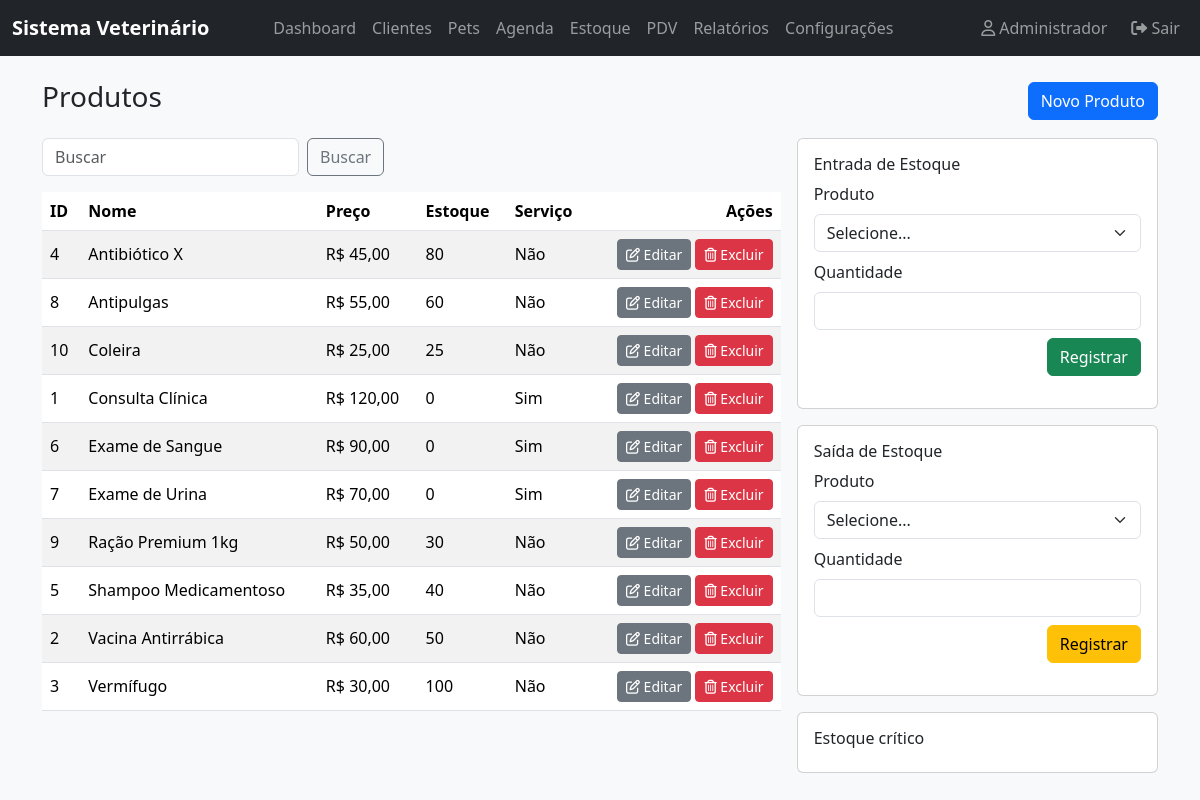
The app's page /public/products (signed in) with its own data.
### tables this page shows
CREATE TABLE `products` (
  `id` INT UNSIGNED NOT NULL AUTO_INCREMENT,
  `name` VARCHAR(150) NOT NULL,
  `description` TEXT DEFAULT NULL,
  `price` DECIMAL(10, 2) NOT NULL,
  `stock_quantity` INT NOT NULL DEFAULT 0,
  `min_stock_level` INT NOT NULL DEFAULT 0,
  `is_service` TINYINT(1) NOT NULL DEFAULT 0,  
  `created_at` TIMESTAMP NOT NULL DEFAULT CURRENT_TIMESTAMP,
  `updated_at` TIMESTAMP NOT NULL DEFAULT CURRENT_TIMESTAMP ON UPDATE CURRENT_TIMESTAMP,
  PRIMARY KEY (`id`),
  KEY `idx_name` (`name`)
);

### src/controllers/ProductsController.php (called while the page is built, shortened)
<?php
require_once __DIR__ . '/../models/ProductModel.php';
class ProductsController {
    public static function index(): void {
        $q = sanitize_string($_GET['q'] ?? '');
        [$products, $total] = ProductModel::paginate($q, 100, 0);
        render('products/index', compact('products','q','total','low'));
    }
}

### public/index.php (called while the page is built)
<?php
require_once __DIR__ . '/../router.php';

### src/helpers/security.php (called while the page is built, shortened)
<?php
function e($value): string {
    return htmlspecialchars((string)$value, ENT_QUOTES | ENT_SUBSTITUTE, 'UTF-8');
}

### src/models/ProductModel.php (called while the page is built, shortened)
<?php
require_once __DIR__ . '/../helpers/db.php';
class ProductModel {
    public static function paginate(string $q = '', int $limit = 50, int $offset = 0): array {
        $pdo = DB::getConnection();
        $where = '';
        $params = [];
        $stmt = $pdo->prepare("SELECT SQL_CALC_FOUND_ROWS * FROM products $where ORDER BY name LIMIT :limit OFFSET :offset");
        $stmt->bindValue(':limit', $limit, PDO::PARAM_INT);
        $stmt->bindValue(':offset', $offset, PDO::PARAM_INT);
        $stmt->execute();
        $rows = $stmt->fetchAll();
        $total = (int)DB::getConnection()->query('SELECT FOUND_ROWS()')->fetchColumn();
        return [$rows, $total];
    }
}

### src/helpers/db.php (called while the page is built, shortened)
<?php
class DB {
    private static ?PDO $instance = null;
    public static function getConnection(): PDO {
        if (self::$instance === null) {
            $dsn = 'mysql:host=' . DB_HOST . ';dbname=' . DB_NAME . ';charset=' . DB_CHARSET;
            $options = [
                PDO::ATTR_ERRMODE => PDO::ERRMODE_EXCEPTION,
                PDO::ATTR_DEFAULT_FETCH_MODE => PDO::FETCH_ASSOC,
                PDO::ATTR_EMULATE_PREPARES => false,
            ];
            try {
                self::$instance = new PDO($dsn, DB_USER, DB_PASS, $options);
            } catch (PDOException $e) {
                if (APP_ENV === 'development') {
                    die('Erro de conexão: ' . htmlspecialchars($e->getMessage()));
                }
                error_log('DB connection failed');
                http_response_code(500);
                exit('Erro interno');
            }
        }
        return self::$instance;
    }
}

### src/views/products/index.php (the view, shortened to what this page needs)
<div class="d-flex justify-content-between align-items-center mb-3">
  <h3>Produtos</h3>
  <button class="btn btn-primary" data-bs-toggle="modal" data-bs-target="#productModal">Novo Produto</button>
</div>
<div class="row g-3">
  <div class="col-md-8">
    <form class="row g-2 mb-3" method="get" action="<?= e(APP_URL) ?>/products">
      <div class="col-auto"><input class="form-control" name="q" placeholder="Buscar" value="<?= e($q ?? '') ?>"></div>
      <div class="col-auto"><button class="btn btn-outline-secondary">Buscar</button></div>
    </form>
    <div class="table-responsive">
      <table class="table table-striped table-hover align-middle">
        <thead><tr><th>ID</th><th>Nome</th><th>Preço</th><th>Estoque</th><th>Serviço</th><th class="text-end">Ações</th></tr></thead>
        <tbody>
          <?php foreach (($products ?? []) as $p): ?>
            <tr>
              <td><?= e($p['id']) ?></td>
              <td><?= e($p['name']) ?></td>
              <td>R$ <?= number_format((float)$p['price'], 2, ',', '.') ?></td>
              <td><?= e($p['stock_quantity']) ?></td>
              <td><?= $p['is_service'] ? 'Sim' : 'Não' ?></td>
              <td class="text-end">
                <button class="btn btn-sm btn-secondary" data-bs-toggle="modal" data-bs-target="#productModalEdit<?= e($p['id']) ?>"><i class="fa-regular fa-pen-to-square"></i> Editar</button>
                <form action="<?= e(APP_URL) ?>/products/<?= e($p['id']) ?>/delete" method="post" class="d-inline" onsubmit="return confirm('Excluir produto?');">
                  <button class="btn btn-sm btn-danger"><i class="fa-regular fa-trash-can"></i> Excluir</button>
                </form>
              </td>
            </tr>
          <?php endforeach; ?>
        </tbody>
      </table>
    </div>
  </div>
  <div class="col-md-4">
    <div class="card mb-3"><div class="card-body">
      <h6>Entrada de Estoque</h6>
      <form method="post" action="<?= e(APP_URL) ?>/stock/entry">
        <div class="mb-2"><label class="form-label">Produto</label>
          <select class="form-select" name="product_id" required>
            <option value="">Selecione...</option>
          </select>
        </div>
        <div class="mb-2"><label class="form-label">Quantidade</label><input class="form-control" name="quantity" type="number" required></div>
        <div class="text-end"><button class="btn btn-success">Registrar</button></div>
      </form>
    </div></div>
    <div class="card"><div class="card-body">
      <h6>Saída de Estoque</h6>
      <form method="post" action="<?= e(APP_URL) ?>/stock/exit">
        <div class="mb-2"><label class="form-label">Produto</label>
          <select class="form-select" name="product_id" required>
            <option value="">Selecione...</option>
          </select>
        </div>
        <div class="mb-2"><label class="form-label">Quantidade</label><input class="form-control" name="quantity" type="number" required></div>
        <div class="text-end"><button class="btn btn-warning">Registrar</button></div>
      </form>
    </div></div>
    <div class="card mt-3"><div class="card-body">
      <h6>Estoque crítico</h6>
    </div></div>
  </div>
</div>

### public/assets/css/styles.css (style rules this page uses)
body { background-color: #f8f9fa; }

### records on screen
products: id "4", name "Antibiótico X", price "45,00", stock_quantity "80", is_service "Não"
products: id "8", name "Antipulgas", price "55,00", stock_quantity "60", is_service "Não"
products: id "10", name "Coleira", price "25,00", stock_quantity "25", is_service "Não"
products: id "1", name "Consulta Clínica", price "120,00", stock_quantity "0", is_service "Sim"
products: id "6", name "Exame de Sangue", price "90,00", stock_quantity "0", is_service "Sim"
products: id "7", name "Exame de Urina", price "70,00", stock_quantity "0", is_service "Sim"
products: id "9", name "Ração Premium 1kg", price "50,00", stock_quantity "30", is_service "Não"
products: id "5", name "Shampoo Medicamentoso", price "35,00", stock_quantity "40", is_service "Não"
products: id "2", name "Vacina Antirrábica", price "60,00", stock_quantity "50", is_service "Não"
products: id "3", name "Vermífugo", price "30,00", stock_quantity "100", is_service "Não"

### other values on screen
APP_NAME "Sistema Veterinário"
$user['name'] "Administrador"
